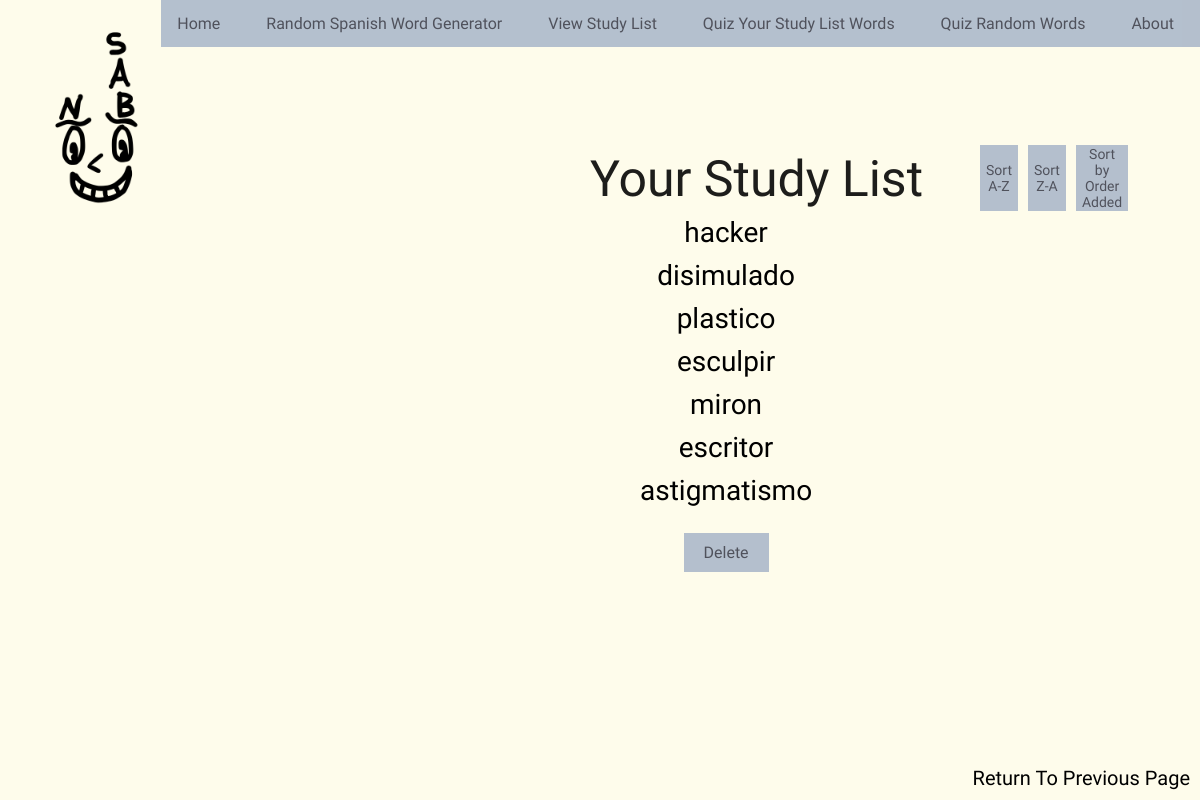
The page /study-list2 on the database its author committed.
### main.py (models this page shows)
class StudyList(db.Model):
    id = db.Column(db.Integer, primary_key=True)
    spanish_word = db.Column(db.String(100), nullable=False, unique=True)
    english_word = db.Column(db.String(100), nullable=False, unique=True)
    spanish_sentence = db.Column(db.String(500), nullable=False, unique=True)
    english_sentence = db.Column(db.String(500), nullable=False, unique=True)
    audio = db.Column(db.String(200), nullable=False, unique=True)

### main.py (the view)
@app.route('/study-list2')
def view_study_list2():
    study_list = StudyList.query.all()
    return render_template('study_list_from_home.html', study_list=study_list)

### templates/study_list_from_home.html (shortened to what this page needs)
{% extends "template.html" %}
{% block content %}
<!DOCTYPE html>
<html lang="en">
<head>
</head>
<body>
    <div class="study">
        <p class="study-list-text">Your Study List </p>
        {% if not study_list %}
            <p class="empty-cont">It's empty in here!!</p>
        {% else %}
            <div id="word-list-container">
                <div id="sort-container">
                    <button type="button" id="asc-button" onclick="sortAlphabeticalAscending()">Sort A-Z</button>
                    <button type="button" id="desc-button"onclick="sortAlphabeticalDescending()">Sort Z-A</button>
                    <button type="button" id="ord-add-button"onclick="navigateToRoute('/study-list2')">Sort by Order Added</button>
                </div>
                <form method="POST" action="/delete-words" id="delete-form">
                    <ul id="word-list">
                        {% for word in study_list %}
                            <li>
                                <a href="{{ url_for('word_detail', word_id=word.id) }}">{{ word.spanish_word }}</a>
                            </li>
                        {% endfor %}
                    </ul>
                    <div class="button-container">
                        <button type="button" id="show-delete-button" onclick="toggleDeleteOptions()">Delete</button>
                    </div>
                </form>
            </div>
    </div>
    {% endif %}
    <div id="return-prev">
        <a href="javascript:history.back()">Return To Previous Page</a>
    </div>
</body>
</html>
{% endblock %}

### static/css/style.css (style rules this page uses)
body { background-color: #fefceb; }

### static/css/study-list.css (style rules this page uses)
#show-delete-button, #confirm-delete-button, #cancel-button { font-family: 'Balsamiq Sans', sans-serif; font-size: 16px; color: rgb(80, 82, 92); background-color: #a5b3c8d3; border: none; padding: 10px 20px; margin-top: 10px; cursor: pointer; margin-left: 40px; }
#word-list-container { margin-top: 65px; padding: 20px; text-align: center; }
#word-list li { font-family: 'Balsamiq Sans', sans-serif; font-size: 28px; color: #665eb6; list-style-type: none; margin-bottom: 10px; }
#word-list a:link { color: #000000; text-decoration: none; }
#word-list-container { position: absolute; top: 115px; left: 620px; }
.button-container { text-align: right; }
#sort-container { display: flex; gap: 10px; position: absolute; top: -50px; left: 355px; }
#asc-button, #desc-button, #ord-add-button { font-family: 'Balsamiq Sans', sans-serif; font-size: 14px; color: rgb(80, 82, 92); background-color: #a5b3c8d3; border: none; margin-top: 15px; cursor: pointer; }
.study-list-text { position: absolute; top: 100px; left: 590px; font-family: 'Balsamiq Sans', system-ui, -apple-system, BlinkMacSystemFont, 'Segoe UI', 'Helvetica Neue', sans-serif; font-size: 50px; color: rgba(0, 0, 0, 0.885); }
#return-prev { position: fixed; bottom: 10px; right: 10px; font-family: 'Balsamiq Sans', system-ui, -apple-system, BlinkMacSystemFont, 'Segoe UI', 'Helvetica Neue', sans-serif; font-size: 20px; }
#return-prev a:link { color: #000000; text-decoration: none; }
.button-container { text-align: center; }

### static/css/study-list-from-random.css (style rules this page uses)
#show-delete-button, #confirm-delete-button, #cancel-button { font-family: 'Balsamiq Sans', sans-serif; font-size: 16px; color: rgb(80, 82, 92); background-color: #a5b3c8d3; border: none; padding: 10px 20px; margin-top: 10px; cursor: pointer; margin-left: 40px; }
#word-list-container { margin-top: 65px; padding: 20px; text-align: center; margin-left: -40px; }
#word-list li { font-family: 'Balsamiq Sans', sans-serif; font-size: 28px; color: #665eb6; list-style-type: none; margin-bottom: 10px; }
#word-list a:link { color: #000000; text-decoration: none; }
#word-list-container { position: absolute; top: 115px; left: 620px; }
.button-container { text-align: right; }
#sort-container { display: flex; gap: 10px; position: absolute; top: -50px; left: 400px; }
#asc-button, #desc-button, #ord-add-button { font-family: 'Balsamiq Sans', sans-serif; font-size: 14px; color: rgb(80, 82, 92); background-color: #a5b3c8d3; border: none; margin-top: 15px; cursor: pointer; }
.study-list-text { position: absolute; top: 100px; left: 590px; font-family: 'Balsamiq Sans', system-ui, -apple-system, BlinkMacSystemFont, 'Segoe UI', 'Helvetica Neue', sans-serif; font-size: 50px; color: rgba(0, 0, 0, 0.885); }
.button-container { text-align: center; }

### rows shown on the page
StudyList: spanish_word "hacker"
StudyList: spanish_word "disimulado"
StudyList: spanish_word "plastico"
StudyList: spanish_word "esculpir"
StudyList: spanish_word "miron"
StudyList: spanish_word "escritor"
StudyList: spanish_word "astigmatismo"
